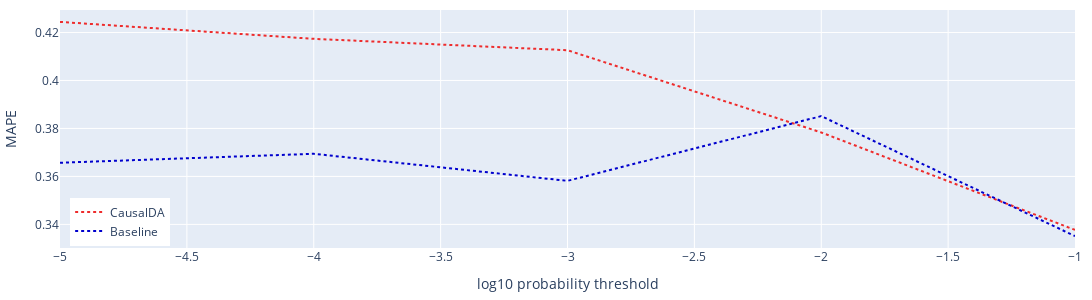

Source (notebook cell):
### Code cell
### XGB median MAPE depending on the weight_threshold

# set x, y and color variables
color_columns_list=['MAPE_CausalDA', 'MAPE_Baseline']
x_column = 'weight_threshold_log10'

# aggregate results
res_tot = compute_stats_for_line_plot_paper(data_threshold, [x_column], color_columns_list[0])
res_col = compute_stats_for_line_plot_paper(data_threshold, [x_column], color_columns_list[1])
res_tot = res_tot.merge(res_col, how="left", on=[x_column]).sort_values(by=[x_column])

# Figure
fig = go.Figure()
  
### CausalDA results
# abscisse
x = res_tot[x_column].tolist()
x_rev = x[::-1]
# Line 1
y1 = res_tot['MAPE_CausalDA' + '_mean'].tolist()
y1_upper = res_tot['MAPE_CausalDA' + '_upper'].tolist()
y1_lower = res_tot['MAPE_CausalDA' + '_lower'].tolist()
y1_lower = y1_lower[::-1]
# Line 2
y2 = res_tot['MAPE_CausalDA' + '_median'].tolist()

fig.add_trace(go.Scatter(
    x=x,
    y=y2,
    line_color=color_list[0],
    line_dash='dot',
    name='CausalDA',
))
fig.update_traces(mode='lines')

### Baseline results
# abscisse
x = res_tot[x_column].tolist()
x_rev = x[::-1]
# Line 1
y1 = res_tot['MAPE_Baseline' + '_mean'].tolist()
y1_upper = res_tot['MAPE_Baseline' + '_upper'].tolist()
y1_lower = res_tot['MAPE_Baseline' + '_lower'].tolist()
y1_lower = y1_lower[::-1]
# Line 2
y2 = res_tot['MAPE_Baseline' + '_median'].tolist()

fig.add_trace(go.Scatter(
    x=x,
    y=y2,
    line_color=color_list[1],
    line_dash='dot',
    name='Baseline',
))
fig.update_traces(mode='lines')

# legend position
fig.update_layout(legend=dict(
    yanchor="bottom",
    y=0.01,
    xanchor="left",
    x=0.01
))

# magin & size
fig.update_layout(
    margin=dict(l=20, r=10, t=10, b=10),
    width=1600,
    height=300,
)

# axis titles
fig.update_yaxes(title_text='MAPE')
fig.update_xaxes(title_text='log10 probability threshold')

fig.show()

### Figure 1 — Plotly figure (JSON) as saved in the notebook; plotly's stock layout.template omitted (floating-point values rounded to 4 significant figures)
{"data": [{"line": {"color": "rgb(238,44,44)", "dash": "dot"}, "mode": "lines", "name": "CausalDA", "type": "scatter", "x": [-5, -4, -3, -2, -1], "y": [0.4244, 0.4174, 0.4126, 0.3783, 0.3377]}, {"line": {"color": "rgb(0,0,205)", "dash": "dot"}, "mode": "lines", "name": "Baseline", "type": "scatter", "x": [-5, -4, -3, -2, -1], "y": [0.3657, 0.3694, 0.3582, 0.3851, 0.3351]}], "layout": {"height": 300, "legend": {"x": 0.01, "xanchor": "left", "y": 0.01, "yanchor": "bottom"}, "margin": {"b": 10, "l": 20, "r": 10, "t": 10}, "width": 1600, "xaxis": {"title": {"text": "log10 probability threshold"}}, "yaxis": {"title": {"text": "MAPE"}}}}
